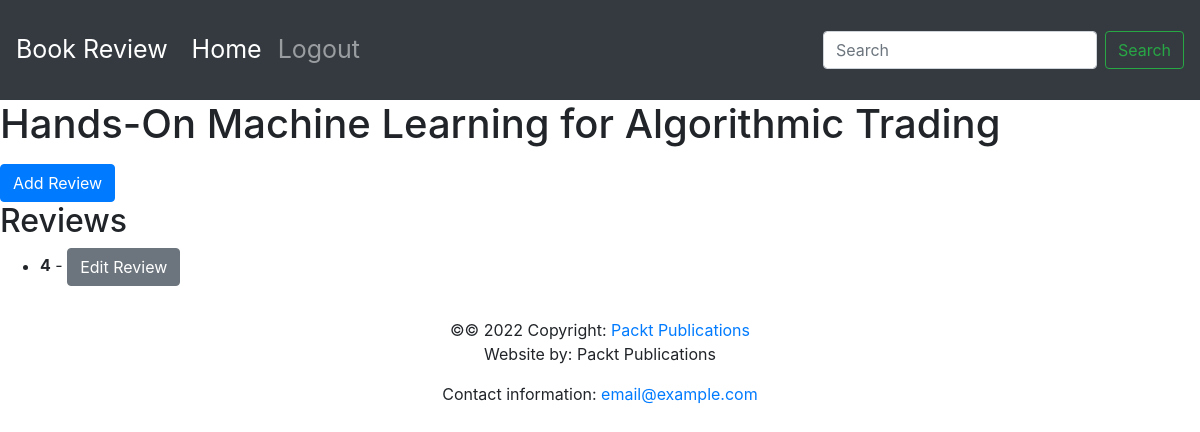
The page /books/2/ on the database its author committed.
### reviews/models.py (models this page shows, shortened)
class Book(models.Model):
    title = models.CharField(
        max_length=70,
        help_text="The title of the book.")
    publication_date = models.DateField(
        verbose_name="Date the book was published.")
    isbn = models.CharField(
        max_length=20,
        verbose_name="ISBN number of the book.")
    publisher = models.ForeignKey(
        Publisher,
        on_delete=models.CASCADE)
    contributors = models.ManyToManyField(
        Contributor,
        through="BookContributor")

class Review(models.Model):
    book = models.ForeignKey(Book, on_delete=models.CASCADE)
    content = models.TextField(help_text="The Review text.")
    rating = models.IntegerField(help_text="The rating the reviewer has given.")
    date_created = models.DateTimeField(
        auto_now_add=True,
        help_text="The date and time the review was created.")
    date_edited = models.DateTimeField(
        null=True, blank=True,
        help_text="The date and time the review was last edited.")
    creator = models.ForeignKey(
        auth.get_user_model(),
        on_delete=models.CASCADE,
        help_text="The user who created the review.")

### reviews/views.py (the view)
# urls.py: path('books/<int:pk>/', views.book_detail, name='book_detail'),
def book_detail(request, pk):
    book = get_object_or_404(Book, pk=pk)
    return render(request, 'book_detail.html', {'book': book})

### templates/book_detail.html (shortened to what this page needs)
{% extends 'base.html' %}
{% block content %}
  <h1>{{ book.title }}</h1>
  <a href="{% url 'review_create' book.pk %}" class="btn btn-primary">Add Review</a>
  <h2>Reviews</h2>
  <ul>
    {% for review in book.review_set.all %}
      <li>
        <strong>{{ review.rating }}</strong> - {{ review.comment }}
        <a href="{% url 'review_edit' book.pk review.pk %}" class="btn btn-secondary">Edit Review</a>
      </li>
    {% endfor %}
  </ul>
{% endblock %}

### rows shown on the page
Book: title "Hands-On Machine Learning for Algorithmic Trading"
Review: rating "4"
